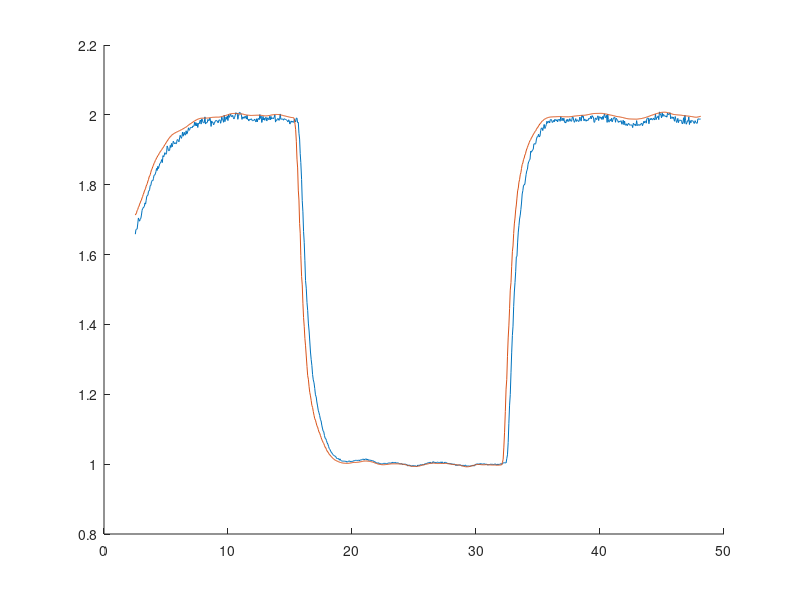

Recreate this plot in MATLAB. (Note: this script raises an error after producing the figure.)
clear; clc;
%v_pos_dist = importdata("log_v_pos_dist.txt");
%v_vel_dist = importdata("log_v_vel_dist.txt");
%v_vel_dist_lp = importdata("log_v_vel_dist_lp.txt");
%v_pos_dist = importdata("log_v_pos_dist_3_wave.txt");
%v_vel_dist = importdata("log_v_vel_dist_3_wave.txt");
%v_vel_dist_lp = importdata("log_v_vel_dist_lp_3_wave.txt");
%v_vel_aruco = importdata("log_v_vel_aruco_3_wave.txt");
%v_land = importdata("log_v_good_land.txt");
% v_pitch = importdata("log_pitch.txt");
% v_dist = importdata("log_dist.txt");
% v_roll = importdata("log_roll.txt");
dist_test = importdata("dist_test_no_movement.txt");
x = importdata("log_x.txt");
%x(:,1) = [];
%v(:,1) = [];
%x(1:10,:) = [];
%v(1,:) = [];
dist_test(1:50,:)=[]

% figure(1)
% subplot(2,3,1)
% plot(x(:,1)-5)
% hold on;
% plot(x(:,3))
% title('altitude drone')
% subplot(2,3,2)
% plot(x(:,2))
% title('velocity drone')
% subplot(2,3,3)
% plot(x(:,3))
% title('altitude ship')
% subplot(2,3,4)
% plot(x(:,4))
% title('velocity ship')
% subplot(2,3,5)
% plot(x(:,5))
% title('acceleration ship')
% figure(1)
% hold on;
% plot(v_pitch(:,5), v_pitch(:,1)) %Roll gt
% plot(v_pitch(:,5), v_pitch(:,3)-pi) %Roll est
% 
% figure(2)
% hold on;
% 
% 
% plot(v_pitch(:,5), v_pitch(:,2)) %Pitch gt
% plot(v_pitch(:,5), -v_pitch(:,4)- v_pitch(:,7)-0.013) %Pitch est
% %plot(v_pitch(:,5), v_pitch(:,8)/20) %Ship alt
% ylabel({'Angle [Radians]'});
% xlabel({'Time [s]'});
% title({'Pitch estimation with ground truth'});

%FFT
% Y = fft(v_pitch(:,4));
% L = 752;
% Fs = 12
% P2 = abs(Y/L);
% P1 = P2(1:L/2+1);
% P1(2:end-1) = 2*P1(2:end-1);
% figure (11)
% f = Fs*(0:(L/2))/L;
% plot(f,P1) 
% title('Single-Sided Amplitude Spectrum of X(t)')
% xlabel('f (Hz)')
% ylabel('|P1(f)|')


% figure(3)
% plot(v_vel_dist(:,1))
% hold on;
% plot(v_vel_dist(:,2)-1.4)

% figure(4)
% plot(v_pos_dist(:,3)-5)
% hold on;
% plot(v_vel_dist(:,3)-5)
% plot(v_vel_dist_lp(:,3)-5)
% xlim([0 800])
% legend('dist pos cont', 'dist vel cont', 'dist vel cont lp')
% 
% figure(5)
% plot(v_vel_aruco(:,3)-5)
% hold on;
% plot(v_vel_aruco(:,4)-5)
% plot(v_vel_aruco(:,4)-v_vel_aruco(:,3))
% xlim([0 800])
% legend('dist aruco', 'dist ground truth', 'dist diff')
% figure(6)
% plot(v_vel_aruco(:,1))
% hold on;
% plot(v_vel_aruco(:,2)-1.4)
% legend('drone pos', 'ship pos')

% figure(7)
% plot(v_vel(:,4), v_vel(:,1)-1.12-(4-1.12))
% hold on
% plot(v_vel(:,4), v_vel(:,2))

% figure(8)
% plot(v_land(:,1))
% hold on;
% plot(v_land(:,2)-6)
% legend('drone pos', 'ship pos')

% figure(9)
% plot(v_dist(:,4), v_dist(:,2))
% hold on;
% plot(v_dist(:,4), v_dist(:,3))
% ylabel({'Distance [m]'});
% xlabel({'Time [s]'});
% title({'Measurement of distance between ship and drone using aruco marker'});
% 
% avg_error = mean(abs(v_dist(:,2)-v_dist(:,3)))
% std_error = std(v_dist(:,2)-v_dist(:,3))

% figure(10)
% hold on;
% plot(v_roll(:,4),v_roll(:,1)-0.3)
% plot(v_roll(:,4), v_roll(:,2)-pi) %Roll est
% 
% max_error = max(abs(v_roll(:,2)-pi+0.3))

figure(11)
hold on;
plot(dist_test(:,3), dist_test(:,1)+0.17)
plot(dist_test(:,3), dist_test(:,2))
%%
avg_dist_pos = mean(abs(v_pos_dist(1:800,3)-5))
avg_dist_vel = mean(abs(v_vel_dist(1:800,3)-5))
avg_dist_vel_lp = mean(abs(v_vel_dist_lp(1:800,3)-5))
std_dist_pos = std(abs(v_pos_dist(1:800,3)-5))
std_dist_vel = std(abs(v_vel_dist(1:800,3)-5))
std_dist_vel_lp = std(abs(v_vel_dist_lp(1:800,3)-5))


